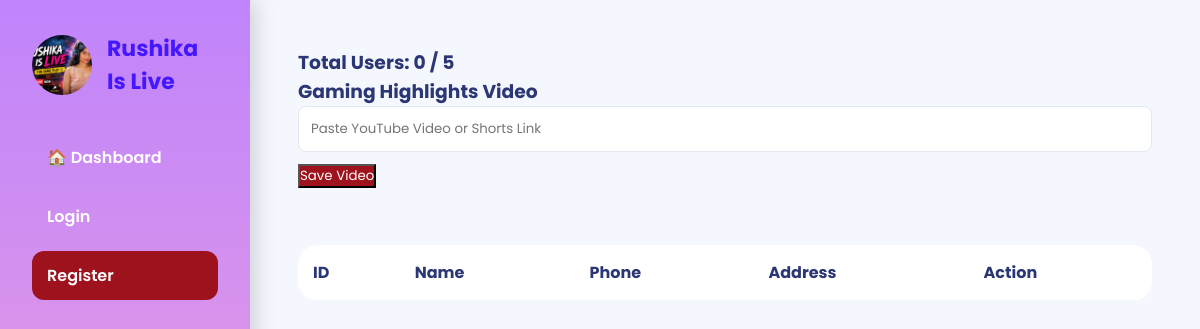
Page /admin (signed in) on the earlier database version.
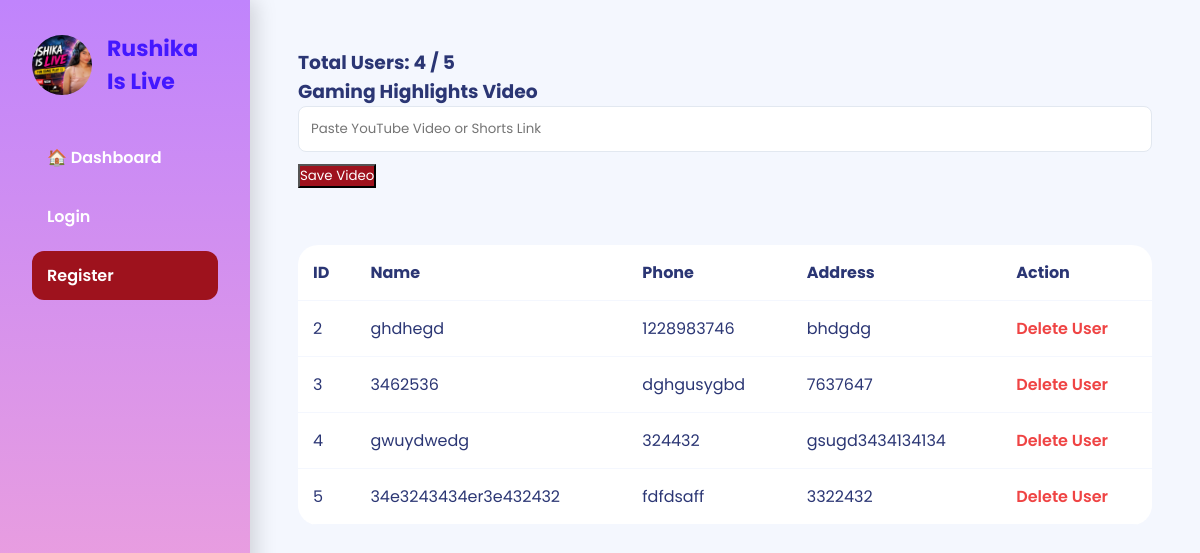
Same page on the later database version.
### app.py (models this page shows)
class User(db.Model):
    id = db.Column(db.Integer, primary_key=True)
    name = db.Column(db.String(100))
    address = db.Column(db.String(300))
    phone = db.Column(db.String(20))
    role = db.Column(db.String(20), default="user")
    created_at = db.Column(db.DateTime, default=datetime.utcnow)

### app.py (the view)
@app.route("/admin")
def admin_panel():
    if session.get("role") != "admin":
        return redirect(url_for("home"))
    users = User.query.filter_by(role="user").all()
    print("========== USERS ==========")
    print(users)
    for u in users:
        print(u.id, u.name, u.role)
    return render_template("admin.html", users=users)

### templates/admin.html
{% extends 'base.html' %}
{% block content %}
<div class="admin-dashboard">
    <div class="stats-card">
        <h3>Total Users: {{ users|length }} / 5</h3>
    </div>
    <h3>Gaming Highlights Video</h3>
    <form method="POST" action="{{ url_for('save_video') }}">
        <input
            type="text"
            name="youtube_link"
            placeholder="Paste YouTube Video or Shorts Link"
            style="width:100%;padding:12px;border-radius:8px;margin-bottom:10px;">
        <button type="submit" class="register-btn">
            Save Video
        </button>
    </form>
    <br>
    <table class="user-table">
        <thead>
            <tr>
                <th>ID</th>
                <th>Name</th>
                <th>Phone</th>
                <th>Address</th>
                <th>Action</th>
            </tr>
        </thead>
        <tbody>
            {% for user in users %}
            <tr>
                <td>{{ user.id }}</td>
                <td>{{ user.name }}</td>
                <td>{{ user.phone }}</td>
                <td>{{ user.address }}</td>
                <td>
                    <a href="{{ url_for('delete', id=user.id) }}" class="btn-delete">
                        Delete User
                    </a>
                </td>
            </tr>
            {% endfor %}
        </tbody>
    </table>
</div>
{% endblock %}

### templates/base.html (shortened to what this page needs)
<!DOCTYPE html>
<html lang="en">
<head>
    <link rel="stylesheet" href="{{ url_for('static', filename='style.css') }}">
</head>
<body>
<div class="layout">
    <aside class="sidebar">
        <div class="logo">
            <img src="{{ url_for('static', filename='images/logo.png') }}" class="logo-img">
            <h2>Rushika Is Live</h2>
        </div>
        <nav>
            <a href="{{ url_for('home') }}">🏠 Dashboard</a>
            {% if 'user_id' in session %}
                <a href="#">👤 {{ session['username'] }}</a>
                {% if session['role']=="admin" %}
                <a href="{{ url_for('admin_panel') }}" class="admin-btn">
                    Admin Panel
                </a>
                {% endif %}
                <a href="{{ url_for('logout') }}">
                    Logout
                </a>
            {% else %}
                <a href="{{ url_for('login') }}">
                    Login
                </a>
                <a href="{{ url_for('register') }}" class="register-btn">
                    Register
                </a>
            {% endif %}
        </nav>
    </aside>
    <main class="content">
        {% block content %}
        {% endblock %}
    </main>
</div>
</body>
</html>

### static/style.css (style rules this page uses)
* { margin: 0; padding: 0; box-sizing: border-box; font-family: 'Poppins', sans-serif; }
body { background-color: #f4f7fe; color: #2b3674; }
.layout { display: flex; min-height: 100vh; }
.sidebar { width: 250px; background: linear-gradient(180deg, #C084FC, #F9A8D4); padding: 2rem; box-shadow: 6px 0 20px rgba(0,0,0,0.15); display: flex; flex-direction: column; }
.logo { display:flex; align-items:center; gap:15px; margin-bottom:40px; }
.logo-img { width:55px; height:55px; border-radius:50%; }
.logo h2 { font-size:22px; color: white; }
.sidebar nav a { display: block; padding: 12px 15px; margin-bottom: 10px; text-decoration: none; color: white; font-weight: 600; border-radius: 12px; transition: all 0.3s ease; }
.register-btn { background: #9e121d; color: white !important; }
.logo { display:flex; align-items:center; gap:15px; margin-bottom:35px; }
.logo-img { width:60px; height:60px; border-radius:50%; object-fit:cover; }
.logo h2 { font-size:22px; font-weight:700; color:#4318ff; }
.content { flex: 1; padding: 3rem; }
input { width: 100%; padding: 12px; margin-bottom: 15px; border: 1px solid #e2e8f0; border-radius: 10px; outline: none; }
.user-table { width: 100%; background: white; border-radius: 20px; overflow: hidden; border-collapse: collapse; margin-top: 2rem; }
.user-table th, .user-table td { padding: 15px; text-align: left; border-bottom: 1px solid #f4f7fe; }
.btn-delete { color: #ef4444; text-decoration: none; font-weight: 600; }

Differences in the rows shown:
added User: id "2", name "ghdhegd", phone "1228983746", address "bhdgdg"
added User: id "3", name "3462536", phone "dghgusygbd", address "7637647"
added User: id "4", name "gwuydwedg", phone "324432", address "gsugd3434134134"
added User: id "5", name "34e3243434er3e432432", phone "fdfdsaff", address "3322432"
Other differences:
{{ users|length }}: "0" → "4"
